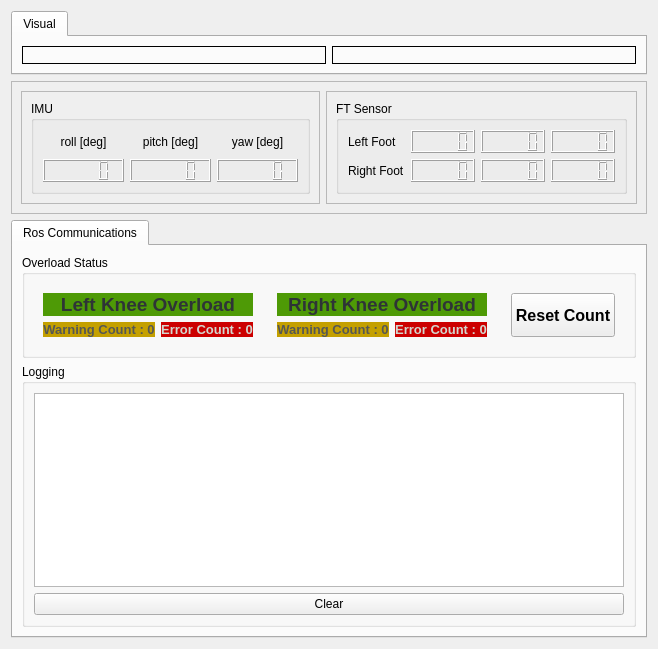
     <widget class="QWidget" name="widget_4" native="true">
      <layout class="QVBoxLayout" name="verticalLayout_16">
       <item>
        <widget class="QTabWidget" name="tabWidget_2">
         <property name="currentIndex">
          <number>0</number>
         </property>
         <widget class="QWidget" name="tab_3">
          <attribute name="title">
           <string>Visual</string>
          </attribute>
          <layout class="QHBoxLayout" name="horizontalLayout">
           <item>
            <widget class="QLabel" name="label_image">
             <property name="styleSheet">
              <string notr="true">border: 1px solid;</string>
             </property>
             <property name="text">
              <string/>
             </property>
            </widget>
           </item>
           <item>
            <widget class="QLabel" name="label_lidar">
             <property name="styleSheet">
              <string notr="true">border: 1px solid;</string>
             </property>
             <property name="text">
              <string/>
             </property>
            </widget>
           </item>
          </layout>
         </widget>
        </widget>
       </item>
       <item>
        <widget class="QFrame" name="frame_2">
         <property name="frameShape">
          <enum>QFrame::StyledPanel</enum>
         </property>
         <property name="frameShadow">
          <enum>QFrame::Raised</enum>
         </property>
         <layout class="QHBoxLayout" name="horizontalLayout_4">
          <item>
           <widget class="QFrame" name="frame_3">
            <property name="frameShape">
             <enum>QFrame::StyledPanel</enum>
            </property>
            <property name="frameShadow">
             <enum>QFrame::Raised</enum>
            </property>
            <layout class="QGridLayout" name="gridLayout_23">
             <item row="0" column="0">
              <widget class="QGroupBox" name="groupBox_8">
               <property name="title">
                <string>IMU</string>
               </property>
               <layout class="QGridLayout" name="gridLayout_20">
                <item row="1" column="2">
                 <widget class="QLCDNumber" name="imu_pitch_lcd"/>
                </item>
                <item row="1" column="3">
                 <widget class="QLCDNumber" name="imu_yaw_lcd"/>
                </item>
                <item row="0" column="2">
                 <widget class="QLabel" name="label_27">
                  <property name="text">
                   <string>pitch [deg]</string>
                  </property>
                  <property name="alignment">
                   <set>Qt::AlignCenter</set>
                  </property>
                 </widget>
                </item>
                <item row="0" column="3">
                 <widget class="QLabel" name="label_26">
                  <property name="text">
                   <string>yaw [deg]</string>
                  </property>
                  <property name="alignment">
                   <set>Qt::AlignCenter</set>
                  </property>
                 </widget>
                </item>
                <item row="1" column="0">
                 <widget class="QLCDNumber" name="imu_roll_lcd"/>
                </item>
                <item row="0" column="0">
                 <widget class="QLabel" name="label_28">
                  <property name="text">
                   <string>roll [deg]</string>
                  </property>
                  <property name="alignment">
                   <set>Qt::AlignCenter</set>
                  </property>
                 </widget>
                </item>
               </layout>
              </widget>
             </item>
            </layout>
           </widget>
          </item>
          <item>
           <widget class="QFrame" name="frame_4">
            <property name="frameShape">
             <enum>QFrame::StyledPanel</enum>
            </property>
            <property name="frameShadow">
             <enum>QFrame::Raised</enum>
            </property>
            <layout class="QGridLayout" name="gridLayout_24">
             <item row="0" column="0">
              <widget class="QGroupBox" name="groupBox_9">
               <property name="title">
                <string>FT Sensor</string>
               </property>
               <layout class="QGridLayout" name="gridLayout_21">
                <item row="0" column="0">
                 <widget class="QLabel" name="label_12">
                  <property name="text">
                   <string>Left Foot</string>
                  </property>
                 </widget>
                </item>
                <item row="0" column="3">
                 <widget class="QLCDNumber" name="lcdNumber_10"/>
                </item>
                <item row="0" column="2">
                 <widget class="QLCDNumber" name="lcdNumber_6"/>
                </item>
                <item row="0" column="1">
                 <widget class="QLCDNumber" name="lcdNumber_11"/>
                </item>
                <item row="1" column="1">
                 <widget class="QLCDNumber" name="lcdNumber_12"/>
                </item>
                <item row="1" column="2">
                 <widget class="QLCDNumber" name="lcdNumber_13"/>
                </item>
                <item row="1" column="3">
                 <widget class="QLCDNumber" name="lcdNumber_14"/>
                </item>
                <item row="1" column="0">
                 <widget class="QLabel" name="label_25">
                  <property name="text">
                   <string>Right Foot</string>
                  </property>
                 </widget>
                </item>
               </layout>
              </widget>
             </item>
            </layout>
           </widget>
          </item>
         </layout>
        </widget>
       </item>
       <item>
        <widget class="QTabWidget" name="tab_manager">
         <property name="minimumSize">
          <size>
           <width>100</width>
           <height>0</height>
          </size>
         </property>
         <property name="locale">
          <locale language="English" country="Australia"/>
         </property>
         <property name="currentIndex">
          <number>0</number>
         </property>
         <widget class="QWidget" name="tab_status">
          <attribute name="title">
           <string>Ros Communications</string>
          </attribute>
          <layout class="QVBoxLayout" name="verticalLayout_2">
           <item>
            <widget class="QGroupBox" name="groupBox_7">
             <property name="title">
              <string>Overload Status</string>
             </property>
             <layout class="QGridLayout" name="gridLayout_19">
              <item row="0" column="2" colspan="2">
               <widget class="QWidget" name="widget_overload_right" native="true">
                <layout class="QGridLayout" name="gridLayout_18">
                 <item row="0" column="0" colspan="2">
                  <widget class="QLabel" name="label_overload_right">
                   <property name="font">
                    <font>
                     <pointsize>14</pointsize>
                     <weight>75</weight>
                     <bold>true</bold>
                    </font>
                   </property>
                   <property name="layoutDirection">
                    <enum>Qt::LeftToRight</enum>
                   </property>
                   <property name="styleSheet">
                    <string notr="true">background-color: rgb(78, 154, 6);
color: rgb(46, 52, 54);
</string>
                   </property>
                   <property name="text">
                    <string>Right Knee Overload</string>
                   </property>
                   <property name="alignment">
                    <set>Qt::AlignCenter</set>
                   </property>
                  </widget>
                 </item>
                 <item row="1" column="0">
                  <widget class="QLabel" name="label_overload_right_warning">
                   <property name="font">
                    <font>
                     <pointsize>10</pointsize>
                     <weight>75</weight>
                     <bold>true</bold>
                    </font>
                   </property>
                   <property name="styleSheet">
                    <string notr="true">background-color: rgb(196, 160, 0);
color: rgb(85, 87, 83);</string>
                   </property>
                   <property name="text">
                    <string>Warning Count : 0</string>
                   </property>
                   <property name="alignment">
                    <set>Qt::AlignCenter</set>
                   </property>
                  </widget>
                 </item>
                 <item row="1" column="1">
                  <widget class="QLabel" name="label_overload_right_error">
                   <property name="font">
                    <font>
                     <pointsize>10</pointsize>
                     <weight>75</weight>
                     <bold>true</bold>
                    </font>
                   </property>
                   <property name="styleSheet">
                    <string notr="true">background-color: rgb(204, 0, 0);
color: rgb(211, 215, 207);
</string>
                   </property>
                   <property name="text">
                    <string>Error Count : 0</string>
                   </property>
                   <property name="alignment">
                    <set>Qt::AlignCenter</set>
                   </property>
                  </widget>
                 </item>
                </layout>
               </widget>
              </item>
              <item row="0" column="4">
               <widget class="QWidget" name="widget_overload_button" native="true">
                <layout class="QHBoxLayout" name="horizontalLayout_6">
                 <item>
                  <widget class="QPushButton" name="button_overload_count_reset">
                   <property name="sizePolicy">
                    <sizepolicy hsizetype="Minimum" vsizetype="Preferred">
                     <horstretch>0</horstretch>
                     <verstretch>0</verstretch>
                    </sizepolicy>
                   </property>
                   <property name="minimumSize">
                    <size>
                     <width>10</width>
                     <height>10</height>
                    </size>
                   </property>
                   <property name="font">
                    <font>
                     <pointsize>12</pointsize>
                     <weight>75</weight>
                     <bold>true</bold>
                    </font>
                   </property>
                   <property name="text">
                    <string>Reset Count</string>
                   </property>
                  </widget>
                 </item>
                </layout>
               </widget>
              </item>
              <item row="0" column="0" colspan="2">
               <widget class="QWidget" name="widget_over_left" native="true">
                <layout class="QGridLayout" name="gridLayout_17">
                 <item row="1" column="0">
                  <widget class="QLabel" name="label_overload_left_warning">
                   <property name="font">
                    <font>
                     <pointsize>10</pointsize>
                     <weight>75</weight>
                     <bold>true</bold>
                    </font>
                   </property>
                   <property name="styleSheet">
                    <string notr="true">background-color: rgb(196, 160, 0);
color: rgb(85, 87, 83);</string>
                   </property>
                   <property name="text">
                    <string>Warning Count : 0</string>
                   </property>
                   <property name="alignment">
                    <set>Qt::AlignCenter</set>
                   </property>
                  </widget>
                 </item>
                 <item row="1" column="1">
                  <widget class="QLabel" name="label_overload_left_error">
                   <property name="font">
                    <font>
                     <pointsize>10</pointsize>
                     <weight>75</weight>
                     <bold>true</bold>
                    </font>
                   </property>
                   <property name="styleSheet">
                    <string notr="true">background-color: rgb(204, 0, 0);
color: rgb(211, 215, 207);
</string>
                   </property>
                   <property name="text">
                    <string>Error Count : 0</string>
                   </property>
                   <property name="alignment">
                    <set>Qt::AlignCenter</set>
                   </property>
                  </widget>
                 </item>
                 <item row="0" column="0" colspan="2">
                  <widget class="QLabel" name="label_overload_left">
                   <property name="font">
                    <font>
                     <pointsize>14</pointsize>
                     <weight>75</weight>
                     <bold>true</bold>
                    </font>
                   </property>
                   <property name="layoutDirection">
                    <enum>Qt::LeftToRight</enum>
                   </property>
                   <property name="styleSheet">
                    <string notr="true">background-color: rgb(78, 154, 6);
color: rgb(46, 52, 54);
</string>
                   </property>
                   <property name="text">
                    <string>Left Knee Overload</string>
                   </property>
                   <property name="alignment">
                    <set>Qt::AlignCenter</set>
                   </property>
                  </widget>
                 </item>
                </layout>
               </widget>
              </item>
             </layout>
            </widget>
           </item>
           <item>
            <widget class="QGroupBox" name="groupBox_log">
             <property name="sizePolicy">
              <sizepolicy hsizetype="MinimumExpanding" vsizetype="Preferred">
               <horstretch>0</horstretch>
               <verstretch>0</verstretch>
              </sizepolicy>
             </property>
             <property name="title">
              <string>Logging</string>
             </property>
             <layout class="QGridLayout" name="gridLayout_3">
              <item row="0" column="1">
               <widget class="QListView" name="view_logging"/>
              </item>
              <item row="1" column="1">
               <widget class="QPushButton" name="button_clear_log">
                <property name="minimumSize">
                 <size>
                  <width>300</width>
                  <height>0</height>
                 </size>
                </property>
                <property name="text">
                 <string>Clear</string>
                </property>
               </widget>
              </item>
             </layout>
            </widget>
           </item>
          </layout>
         </widget>
        </widget>
       </item>
      </layout>
     </widget>
